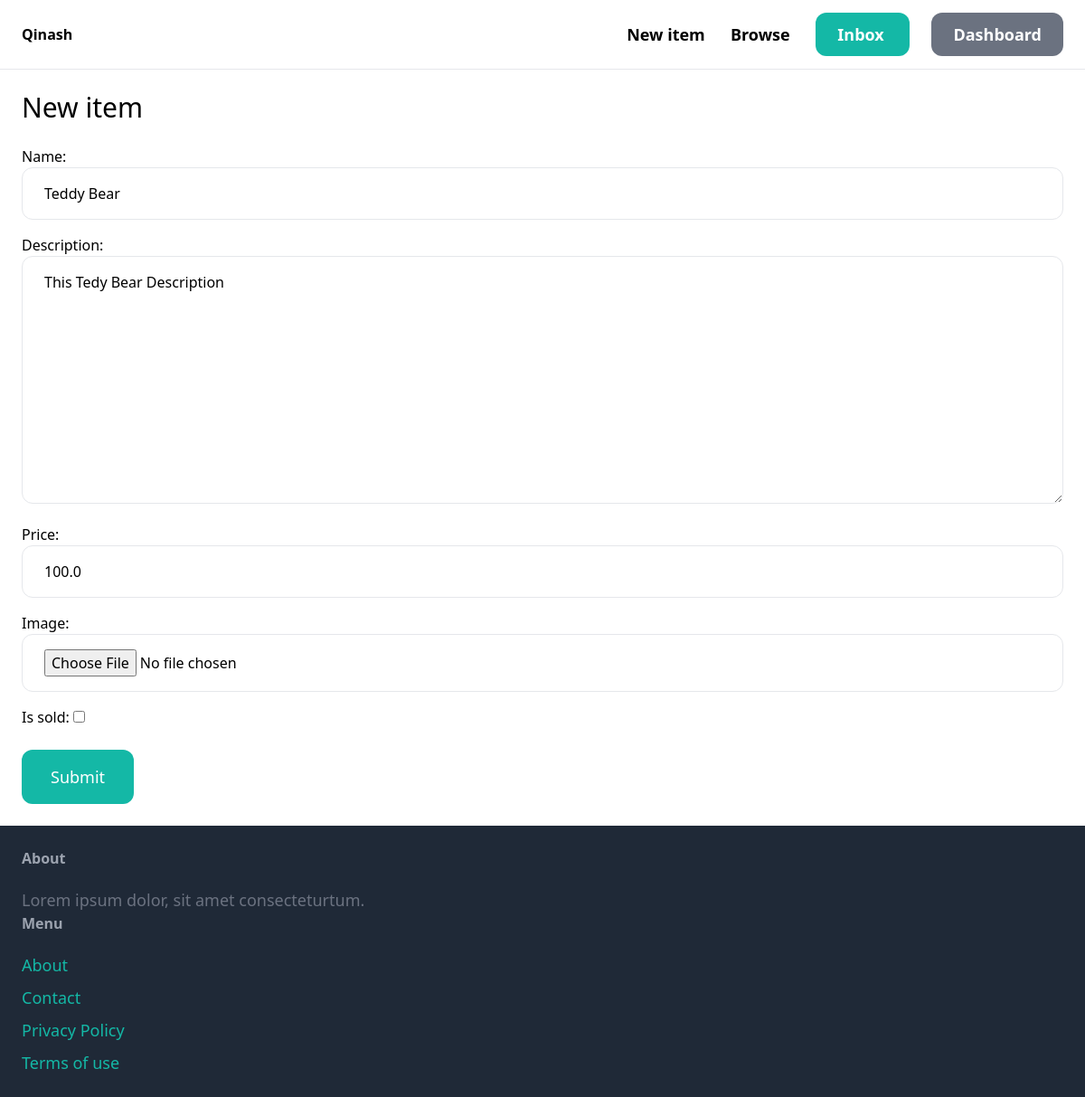
The page /items/1/edit (signed in) on the database its author committed.
### item/models.py (models this page shows, shortened)
class Item(models.Model):
    category=models.ForeignKey(Category, related_name='items', on_delete=models.CASCADE)
    name=models.CharField(max_length=255)
    description=models.TextField(blank=True, null=True)
    price=models.FloatField()
    image = models.ImageField(upload_to='item_images', blank=True, null=True)
    is_sold=models.BooleanField(default=False)
    created_by=models.ForeignKey(User, related_name='items', on_delete=models.CASCADE)
    created_at=models.DateTimeField(auto_now_add=True)

### item/views.py (the view)
# urls.py: path('<int:pk>/edit', views.edit, name='edit'),
@login_required
def edit(request, pk):
    item = get_object_or_404(Item, pk=pk, created_by=request.user)
    if request.method == 'POST':
        form = EditItemForm(request.POST, request.FILES, instance=item)
        if form.is_valid():
            form.save()
            return redirect('item:detail', pk=item.id)
    else:
        form = EditItemForm(instance=item)
    return render(request, 'item/form.html', {
        'form': form,
        'title': 'New item',
    })

### item/forms.py
class EditItemForm(forms.ModelForm):
    class Meta:
        model = Item
        fields = ('name', 'description', 'price', 'image', 'is_sold')
        widgets = {
            'name': forms.TextInput(attrs={
                'class': INPUT_CLASSES
            }),
            'description': forms.Textarea(attrs={
                'class': INPUT_CLASSES
            }),
            'price': forms.TextInput(attrs={
                'class': INPUT_CLASSES
            }),
            'image': forms.FileInput(attrs={
                'class': INPUT_CLASSES
            })
        }

### item/templates/item/form.html (shortened to what this page needs)
{% extends 'core/base.html' %}
{% block content %}
<h1 class="mb-6 text-3xl"> {{title}} </h1>
<form method="post" action="." enctype="multipart/form-data">
    <div class="space-y-4">
        {{ form.as_p }}
    </div>
    <button class="mt-6 py-4 px-8 text-lg bg-teal-500 hover:bg-teal-700 rounded-xl text-white">Submit</button>
</form>
{%endblock%}

### rows shown on the page
Item: name "Teddy Bear", description "This Tedy Bear Description", price "100.0"

### other values the page prints
{{ title }} "New item"
